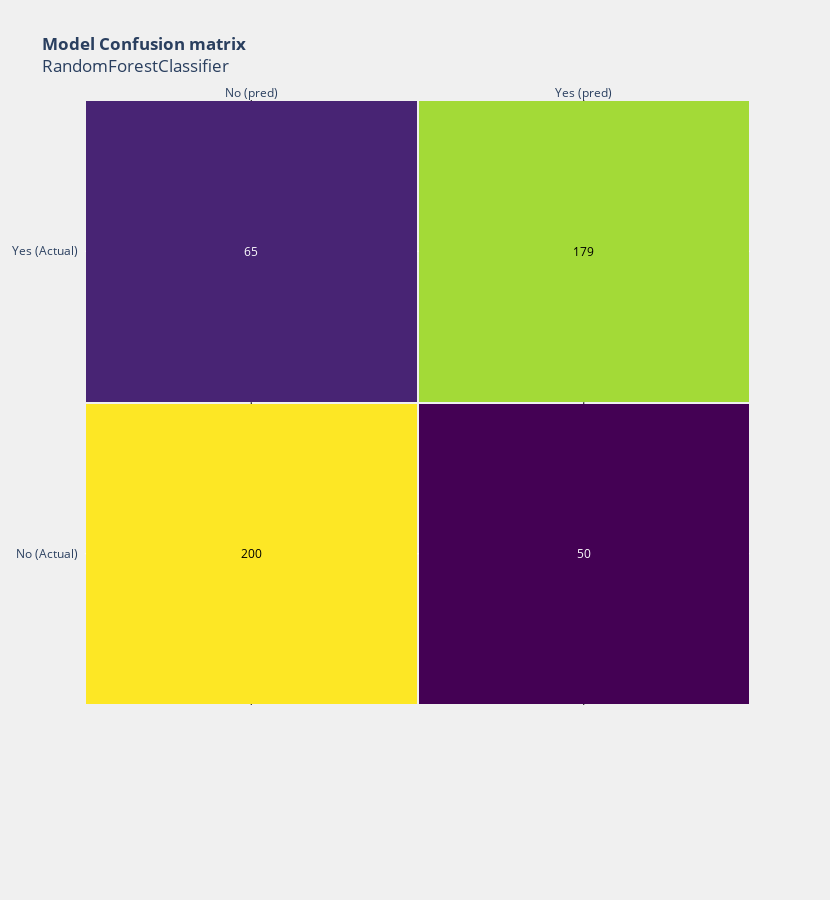

Here is the notebook cell this chart was saved with:
### Code cell
plot_feature_importance(rf)
plot_confusion_matrix(rf)

### Figure 1 — Plotly figure (JSON) as saved in the notebook; plotly's stock layout.template omitted (floating-point values rounded to 4 significant figures)
{"data": [{"colorscale": [[0, "#440154"], [0.1111, "#482878"], [0.2222, "#3e4989"], [0.3333, "#31688e"], [0.4444, "#26828e"], [0.5556, "#1f9e89"], [0.6667, "#35b779"], [0.7778, "#6ece58"], [0.8889, "#b5de2b"], [1, "#fde725"]], "hoverinfo": "z", "reversescale": false, "showscale": false, "type": "heatmap", "x": ["No (pred)", "Yes (pred)"], "xgap": 2, "y": ["No (Actual)", "Yes (Actual)"], "ygap": 2, "z": [[200, 50], [65, 179]]}], "layout": {"annotations": [{"font": {"color": "#000000"}, "showarrow": false, "text": "200", "x": "No (pred)", "xref": "x", "y": "No (Actual)", "yref": "y"}, {"font": {"color": "#FFFFFF"}, "showarrow": false, "text": "50", "x": "Yes (pred)", "xref": "x", "y": "No (Actual)", "yref": "y"}, {"font": {"color": "#FFFFFF"}, "showarrow": false, "text": "65", "x": "No (pred)", "xref": "x", "y": "Yes (Actual)", "yref": "y"}, {"font": {"color": "#000000"}, "showarrow": false, "text": "179", "x": "Yes (pred)", "xref": "x", "y": "Yes (Actual)", "yref": "y"}], "autosize": true, "height": 900, "margin": {"b": 195}, "paper_bgcolor": "rgba(240,240,240, 0.95)", "plot_bgcolor": "rgba(240,240,240, 0.95)", "showlegend": false, "title": {"text": "<b>Model Confusion matrix</b><br>RandomForestClassifier"}, "width": 830, "xaxis": {"dtick": 1, "gridcolor": "rgb(0, 0, 0)", "side": "top", "ticks": ""}, "yaxis": {"dtick": 1, "ticks": "", "ticksuffix": "  "}}}
